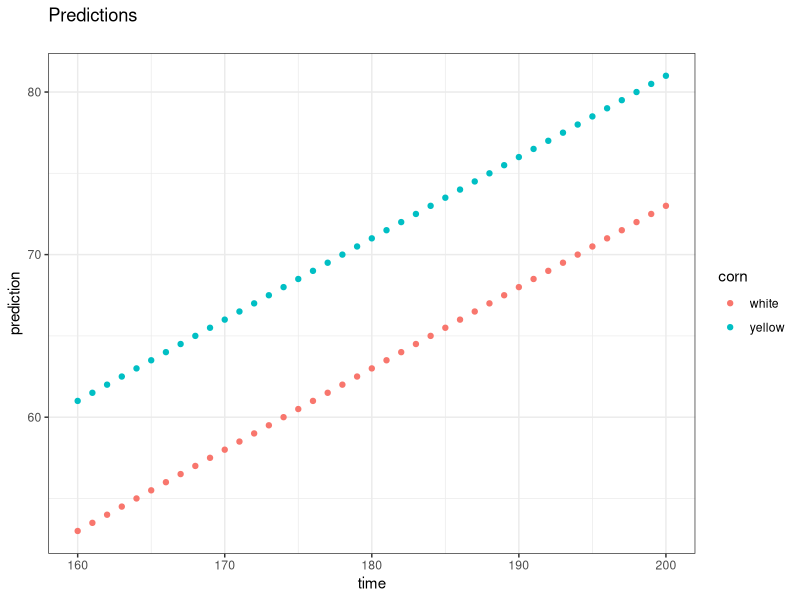

R code for this plot:
## ---- chunk 1
# Clear the environment
rm(list=ls())

# Turn off scientific notations for numbers
options(scipen = 999)  

# Set locale
Sys.setlocale("LC_ALL", "English") 

# Set seed for reproducibility
set.seed(2345)
## ---- chunk 2
# Here is an R script that creates a simple linear model from the course material and makes some predictions.
# Results are displayed on a chart using the ggplot2 package
# See Lecture 2B: Numerical Analysis of two factor experiments.

# Load the ggplot2 library  (the install command i)
library(ggplot2)  # statistical graphics

# Prepare dataframe with experiment observations
corn <- c('white', 'yellow')
time <- c(160, 200)
experiment <- data.frame(expand.grid(corn, time))
names(experiment) <- c('corn', 'time')
experiment$outcome <- c(52, 62, 74, 80)
print(experiment)

# Create a simple linear model using the input observations
model <- lm(formula = outcome ~ time + corn, data=experiment )

# Summarize the model and obtain some diagnostics
summary(model)

# Make a single prediction using the model
predictionSet1 <- data.frame('corn'= 'yellow', 'time' = 180)
prediction1 <- as.numeric(predict(object=model, newdata=predictionSet1))
prediction1

# Make many predictions
predictionSet2 <- expand.grid(corn, 160:200)
names(predictionSet2) <- c('corn', 'time' )  
predictionSet2$prediction <- as.numeric(predict(object=model, newdata=predictionSet2, type='response'))
predictionSet2

# Create a simple plot showing all of the predictions from pedictionSet2
plotPredictions <- ggplot() + 
geom_point(data = predictionSet2, aes(x = time, y = prediction, color = corn)) + 
theme_bw()+
ggtitle("Predictions\n")

# Display the chart!
print(plotPredictions)

# Notice in this case that the predictions form parallel lines.  
# This demonstrates the effect of time on both types of corn expected to e equal.  
# In statistical terms, there does not appear to be an 'interaction' between the corn and time variables. 
